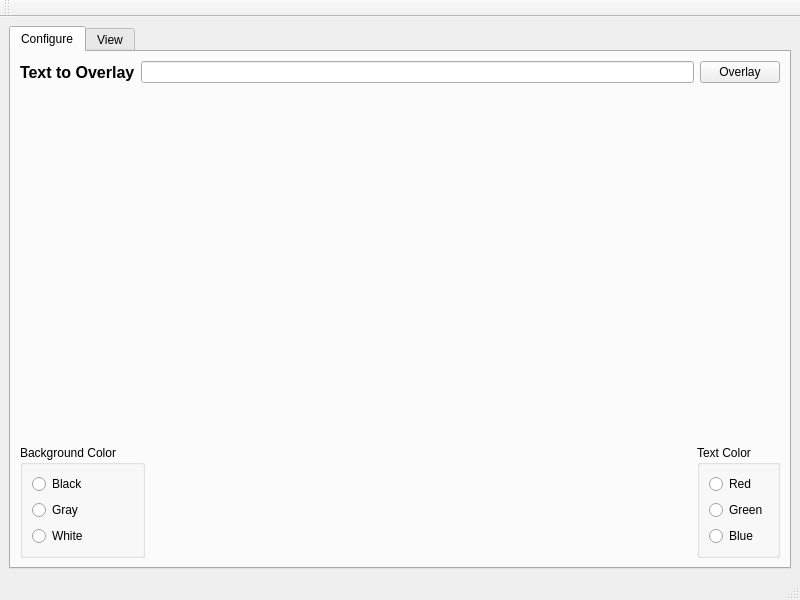
<?xml version="1.0" encoding="UTF-8"?>
<ui version="4.0">
 <class>MainWindow</class>
 <widget class="QMainWindow" name="MainWindow">
  <property name="geometry">
   <rect>
    <x>0</x>
    <y>0</y>
    <width>800</width>
    <height>600</height>
   </rect>
  </property>
  <property name="windowTitle">
   <string>MainWindow</string>
  </property>
  <widget class="QWidget" name="centralwidget">
   <layout class="QVBoxLayout" name="verticalLayout_4">
    <item>
     <widget class="QTabWidget" name="tabWidget">
      <property name="currentIndex">
       <number>0</number>
      </property>
      <widget class="QWidget" name="configure">
       <attribute name="title">
        <string>Configure</string>
       </attribute>
       <layout class="QVBoxLayout" name="verticalLayout_3">
        <item>
         <layout class="QHBoxLayout" name="horizontalLayout">
          <item>
           <widget class="QLabel" name="label">
            <property name="font">
             <font>
              <pointsize>12</pointsize>
              <weight>75</weight>
              <bold>true</bold>
             </font>
            </property>
            <property name="text">
             <string>Text to Overlay</string>
            </property>
           </widget>
          </item>
          <item>
           <widget class="QLineEdit" name="overlayEdit"/>
          </item>
          <item>
           <widget class="QPushButton" name="overlayButton">
            <property name="text">
             <string>Overlay</string>
            </property>
           </widget>
          </item>
         </layout>
        </item>
        <item>
         <spacer name="verticalSpacer">
          <property name="orientation">
           <enum>Qt::Vertical</enum>
          </property>
          <property name="sizeHint" stdset="0">
           <size>
            <width>20</width>
            <height>329</height>
           </size>
          </property>
         </spacer>
        </item>
        <item>
         <layout class="QHBoxLayout" name="horizontalLayout_2">
          <item>
           <widget class="QGroupBox" name="groupBox">
            <property name="title">
             <string>Background Color</string>
            </property>
            <layout class="QVBoxLayout" name="verticalLayout">
             <item>
              <widget class="QRadioButton" name="blackRadioButton">
               <property name="text">
                <string>Black</string>
               </property>
              </widget>
             </item>
             <item>
              <widget class="QRadioButton" name="grayRadioButton">
               <property name="text">
                <string>Gray</string>
               </property>
              </widget>
             </item>
             <item>
              <widget class="QRadioButton" name="whiteRadioButton">
               <property name="text">
                <string>White</string>
               </property>
              </widget>
             </item>
            </layout>
           </widget>
          </item>
          <item>
           <spacer name="horizontalSpacer">
            <property name="orientation">
             <enum>Qt::Horizontal</enum>
            </property>
            <property name="sizeHint" stdset="0">
             <size>
              <width>40</width>
              <height>20</height>
             </size>
            </property>
           </spacer>
          </item>
          <item>
           <widget class="QGroupBox" name="groupBox_2">
            <property name="title">
             <string>Text Color</string>
            </property>
            <layout class="QVBoxLayout" name="verticalLayout_2">
             <item>
              <widget class="QRadioButton" name="redRadioButton">
               <property name="text">
                <string>Red</string>
               </property>
              </widget>
             </item>
             <item>
              <widget class="QRadioButton" name="greenRadioButton">
               <property name="text">
                <string>Green</string>
               </property>
              </widget>
             </item>
             <item>
              <widget class="QRadioButton" name="blueRadioButton">
               <property name="text">
                <string>Blue</string>
               </property>
              </widget>
             </item>
            </layout>
           </widget>
          </item>
         </layout>
        </item>
       </layout>
      </widget>
      <widget class="QWidget" name="view">
       <attribute name="title">
        <string>View</string>
       </attribute>
       <layout class="QVBoxLayout" name="verticalLayout_5">
        <item>
         <widget class="QLabel" name="imageLabel">
          <property name="frameShape">
           <enum>QFrame::Box</enum>
          </property>
          <property name="text">
           <string/>
          </property>
         </widget>
        </item>
       </layout>
      </widget>
     </widget>
    </item>
   </layout>
  </widget>
  <widget class="QMenuBar" name="menubar">
   <property name="geometry">
    <rect>
     <x>0</x>
     <y>0</y>
     <width>800</width>
     <height>21</height>
    </rect>
   </property>
  </widget>
  <widget class="QStatusBar" name="statusbar"/>
  <widget class="QToolBar" name="toolBar">
   <property name="windowTitle">
    <string>toolBar</string>
   </property>
   <attribute name="toolBarArea">
    <enum>TopToolBarArea</enum>
   </attribute>
   <attribute name="toolBarBreak">
    <bool>false</bool>
   </attribute>
  </widget>
 </widget>
 <resources/>
 <connections/>
</ui>
